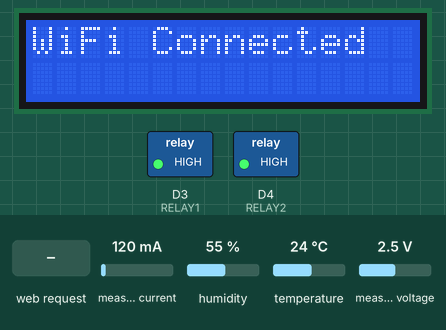
The sketch below on a simulated ESP8266 (NodeMCU). Parts: 16×2 character LCD, switched loads named in the sketch (green lamp = pin HIGH). The inputs (shaded band) are chosen by the test bench; at power-on: measured voltage 2.5 V, humidity 55 %, measured current 120 mA, temperature 24 °C. WiFi joins after 1.5 s; servers stay silent unless stated; what the sketch prints to the serial monitor is not drawn.

Above: at 1.6 s.
At 3.7 s:
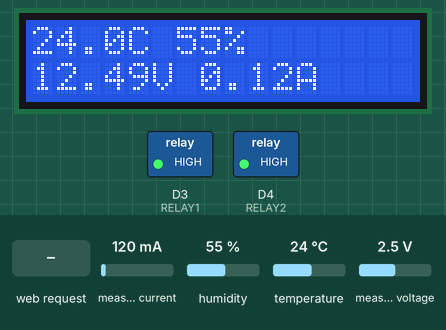
3.8 s: HTTP request GET /5 received
At 4.6 s:
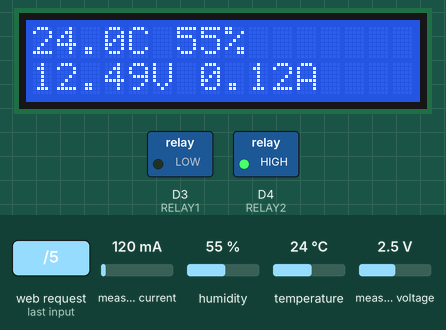
6.8 s: measured voltage set to 0.1 V
9.8 s: measured voltage set to 2.5 V
12.8 s: humidity set to 22 %
15.8 s: measured voltage set to 1.2 V
18.8 s: measured voltage set to 3.8 V
At 25.1 s:
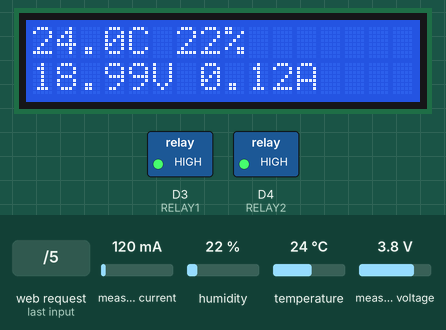
Timing chart, 0 to 25.4 s (numbered marks = the images above; inputs shaded):
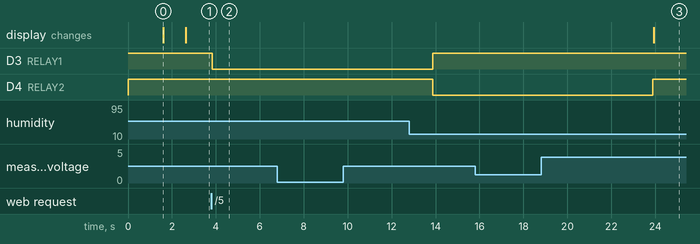

The sketch:

Li-ion_life_2026.ino
```cpp
#include <ESP8266WiFi.h>
#include <ESP8266mDNS.h>
#include <Wire.h>
#include <LiquidCrystal_I2C.h>
#include "ESP_Wahaj.h"
#include <DHTesp.h>
#include <Adafruit_MCP3008.h>
#include <ACS712.h>

// ====== USER CONFIG ======
const char* WIFI_SSID = "Project";
const char* WIFI_PASS = "12345678";

// DHT
const int DHT_PIN = D0;
DHTesp dht;

// LCD
LiquidCrystal_I2C lcd(0x27, 16, 2);

// MCP3008 ADC
Adafruit_MCP3008 mcp;

// Voltage divider
const float R1 = 30000.0;
const float R2 = 7500.0;

// ACS712 Current Sensor
ACS712 acs(A0, 5, 1023, 185);

// Relay pins
#define RELAY1 D3
#define RELAY2 D4

// ====== SENSOR VARIABLES ======
float temp = 0, hum = 0, vin = 0, cur_mA = 0;

// ====== RELAY STATE ======
bool relay1Active = false;
bool relay2Active = false;
unsigned long relay1Start = 0;
unsigned long relay2Start = 0;
const unsigned long RELAY_ON_DURATION = 10000UL; // 10 seconds

// ====== /5 SEQUENCE VARIABLES ======
enum SeqState {
  SEQ_IDLE,
  SEQ_RUNNING
};
SeqState seqState = SEQ_IDLE;
float ch = 0;
float dh = 0;
unsigned long seqStart = 0;
bool inSeqRelay1 = true;

// ====== FUNCTIONS ======
void readSensors() {
  temp = dht.getTemperature();
  hum  = dht.getHumidity();

  int raw = mcp.readADC(0);
  float adcV = (raw * 5) / 1023.0;
  vin = adcV * (R1 + R2) / R2;

  cur_mA = acs.mA_DC();
}

void updateLCD() {
  lcd.clear();
  lcd.setCursor(0, 0);
  lcd.print(String(temp, 1) + "C " + String(hum, 0) + "%");
  lcd.setCursor(0, 1);
  lcd.print(String(vin, 2) + "V " + String(cur_mA / 1000.0, 2) + "A");
}

void handleRelayTimeout() {
  unsigned long now = millis();

  if (relay1Active && (now - relay1Start >= RELAY_ON_DURATION)) {
    digitalWrite(RELAY1, HIGH); // OFF (active LOW)
    relay1Active = false;
  }

  if (relay2Active && (now - relay2Start >= RELAY_ON_DURATION)) {
    digitalWrite(RELAY2, HIGH); // OFF (active LOW)
    relay2Active = false;
  }
}

// ====== SEQUENCE HANDLER FOR /5 ======
bool runSequenceFor5(String &responseStr) {
  unsigned long now = millis();
  readSensors();
  updateLCD();

  if (seqState == SEQ_RUNNING) {
    if (inSeqRelay1) {
      if (!relay1Active) {
        digitalWrite(RELAY1, LOW); // ON
        relay1Active = true;
        relay1Start = now;
        ch = 0;
      }
      ch += cur_mA;

      if (now - relay1Start >= RELAY_ON_DURATION) {
        digitalWrite(RELAY1, HIGH); // OFF
        relay1Active = false;
        inSeqRelay1 = false; // move to D4
        relay2Start = now;
        digitalWrite(RELAY2, LOW); // ON D4
        relay2Active = true;
        dh = 0;
      }
    }
    else {
      dh += cur_mA;

      if (now - relay2Start >= RELAY_ON_DURATION) {
        digitalWrite(RELAY2, HIGH); // OFF
        relay2Active = false;
        seqState = SEQ_IDLE;
        inSeqRelay1 = true;

        // Handle ch and dh null/negative range
        if (ch >= -140643.8 && ch <= -100008.6) ch = 0;
        else if (ch < 0) ch = -ch;

        if (dh >= -140643.8 && dh <= -100008.6) dh = 0;
        else if (dh < 0) dh = -dh;


    ch=ch/100;

  if(dh<100000)
{
  dh=0;
  }
  else{
    dh=dh/100;
    }
        // Prepare final response
        responseStr = String(vin, 2) + "," + String(ch, 1) + "," + String(dh, 1) + "," + String(temp, 1) + "," + String(hum, 0);
        return true; // sequence done
      }
    }
  }
  return false; // sequence not done
}

void handleRequest(String path) {
  if (path == "/status") {
    String payload = String(temp, 2) + "," + String(hum, 2) + "," + String(vin, 3) + "," + String(cur_mA, 1);
    returnThisStr(payload);
  }
  else if (path == "/1") {
    digitalWrite(RELAY1, LOW);
    relay1Active = true;
    relay1Start  = millis();
    digitalWrite(RELAY2, HIGH);
    relay2Active = false;
    returnThisStr("Relay1 ON (10s)");
  }
  else if (path == "/2") {
    digitalWrite(RELAY2, LOW);
    relay2Active = true;
    relay2Start  = millis();
    digitalWrite(RELAY1, HIGH);
    relay1Active = false;
    returnThisStr("Relay2 ON (10s)");
  }
  else if (path == "/3") {
    digitalWrite(RELAY1, HIGH);
    digitalWrite(RELAY2, HIGH);
    relay1Active = false;
    relay2Active = false;
    returnThisStr("All OFF");
  }
  else if (path == "/5") {
    seqState = SEQ_RUNNING;
    inSeqRelay1 = true;
    String result = "";
    // Wait until sequence finishes
    while (!runSequenceFor5(result)) {
      yield(); // allow WiFi and other tasks to run
    }
    returnThisStr(result);
  }
  else {
    returnThisStr("Use /status, /1, /2, /3, /5");
  }
}

// ====== SETUP ======
void setup() {
  Serial.begin(115200);

  pinMode(RELAY1, OUTPUT);
  pinMode(RELAY2, OUTPUT);
  digitalWrite(RELAY1, HIGH);
  digitalWrite(RELAY2, HIGH);

  dht.setup(DHT_PIN, DHTesp::DHT11);
  acs.autoMidPoint();

  mcp.begin();

  lcd.begin(); // Changed as per request
  lcd.backlight();
  lcd.setCursor(0, 0);
  lcd.print("Connecting...");

  start(WIFI_SSID, WIFI_PASS);
  lcd.clear();
  lcd.print("WiFi Connected");
  delay(1000);
}

// ====== LOOP ======
unsigned long lastSensorRead = 0;
const unsigned long SENSOR_INTERVAL = 500;

void loop() {
  // Handle HTTP requests
  if (CheckNewReq()) {
    handleRequest(getPath());
  }

  // Update sensors periodically
  if (millis() - lastSensorRead >= SENSOR_INTERVAL) {
    lastSensorRead = millis();
    readSensors();
    updateLCD();
  }

  // Handle relay auto-off for /1 or /2
  handleRelayTimeout();
}
```

ESP_Wahaj.h
```cpp
#include <ESP8266WiFi.h>
#include <ESP8266mDNS.h>
#include <WiFiClient.h>

// OUR SERVER'S PORT, 80 FOR DEFAULT
WiFiServer server(80);
WiFiClient client;
String rule;

void start(String ssid, String pass){
  WiFi.mode(WIFI_STA);
  WiFi.begin(ssid.c_str(),pass.c_str());

  Serial.println("");
// Wait for connection
  while (WiFi.status() != WL_CONNECTED) {
    delay(500);
    Serial.print(".");
  }
  Serial.println("");
  Serial.print("Connected to ");
  Serial.println(ssid);
  Serial.print("IP address: ");
  Serial.println(WiFi.localIP());
  if (!MDNS.begin("esp8266")) {
    Serial.println("Error setting up MDNS responder!");
    while (1) {
      delay(1000);
    }
  }
  Serial.println("mDNS responder started");
  server.begin();
  Serial.println("TCP server started");
  MDNS.addService("http", "tcp", 80);
}

bool isReqCame = false;

bool CheckNewReq(){
  client = server.available();
  if (!client) {
    return 0;
  }
/*
  while (client.connected() && !client.available()) {
    delay(1);
  }*/           //to make data transfer fast
  String req = client.readStringUntil('\r');
  int addr_start = req.indexOf(' ');
  int addr_end = req.indexOf(' ', addr_start + 1);
  if (addr_start == -1 || addr_end == -1) {
    Serial.print("Invalid request: ");
    Serial.println(req);
    return 0;
  }
  req = req.substring(addr_start + 1, addr_end);


  rule = req;
  isReqCame = true;

  client.flush();
  return 1;
}
void waitUntilNewReq(){
  do {CheckNewReq();} while (!isReqCame);
  isReqCame = false;
}

void returnThisStr(String final_data){
  String s;
  client.print(final_data);
}
void returnThisInt(int final_data){
  returnThisStr(String(final_data));
}

String getPath(){
  return rule;
}
```

Measured:
- after the input at 3.8 s, D3 (RELAY1): HIGH → LOW at once
- after the input at 6.8 s, every drawn part: stays the same
- after the input at 9.8 s, every drawn part: stays the same
- after the input at 15.8 s, every drawn part: stays the same
- after the input at 18.8 s, the display: changes after 5.1 s (image 3)
- what the display in image 0 shows lasts 1.0 s, from 1.6 s to 2.6 s
